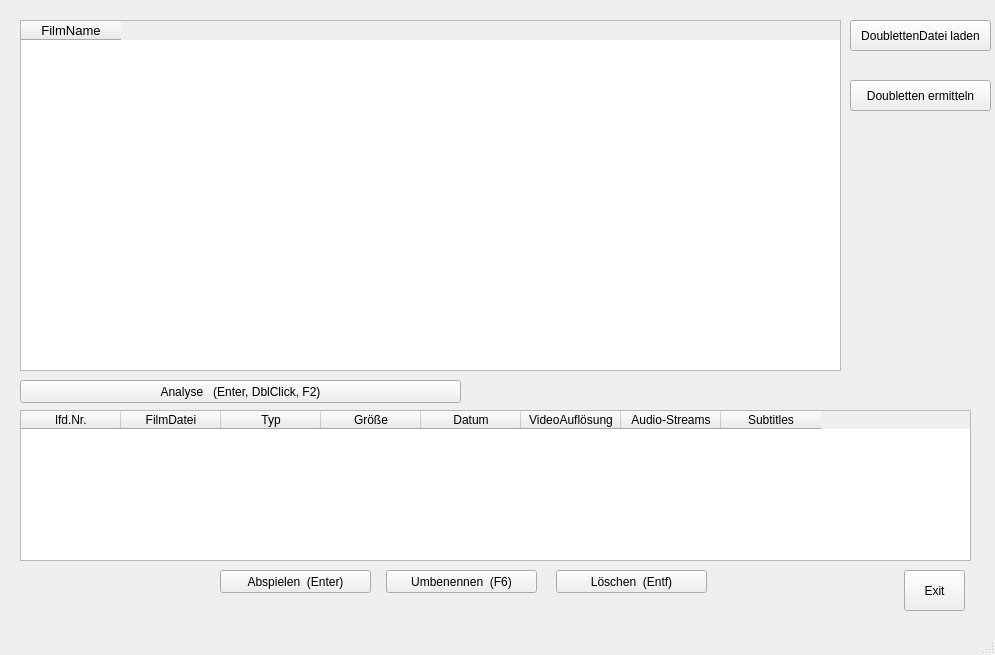
<?xml version="1.0" encoding="UTF-8"?>
<ui version="4.0">
 <class>MainWindow</class>
 <widget class="QMainWindow" name="MainWindow">
  <property name="geometry">
   <rect>
    <x>0</x>
    <y>0</y>
    <width>995</width>
    <height>655</height>
   </rect>
  </property>
  <property name="windowTitle">
   <string>doubleMan - Manage Doubletten</string>
  </property>
  <widget class="QWidget" name="centralwidget">
   <widget class="QTableWidget" name="tbl_fname">
    <property name="geometry">
     <rect>
      <x>20</x>
      <y>20</y>
      <width>821</width>
      <height>351</height>
     </rect>
    </property>
    <column>
     <property name="text">
      <string>FilmName</string>
     </property>
     <property name="font">
      <font>
       <pointsize>10</pointsize>
      </font>
     </property>
    </column>
   </widget>
   <widget class="QTableWidget" name="tbl_details">
    <property name="geometry">
     <rect>
      <x>20</x>
      <y>410</y>
      <width>951</width>
      <height>151</height>
     </rect>
    </property>
    <column>
     <property name="text">
      <string>lfd.Nr.</string>
     </property>
    </column>
    <column>
     <property name="text">
      <string>FilmDatei</string>
     </property>
    </column>
    <column>
     <property name="text">
      <string>Typ</string>
     </property>
    </column>
    <column>
     <property name="text">
      <string>Größe</string>
     </property>
    </column>
    <column>
     <property name="text">
      <string>Datum</string>
     </property>
    </column>
    <column>
     <property name="text">
      <string>VideoAuflösung</string>
     </property>
    </column>
    <column>
     <property name="text">
      <string>Audio-Streams</string>
     </property>
    </column>
    <column>
     <property name="text">
      <string>Subtitles</string>
     </property>
    </column>
   </widget>
   <widget class="QPushButton" name="btn_analyse">
    <property name="geometry">
     <rect>
      <x>20</x>
      <y>380</y>
      <width>441</width>
      <height>23</height>
     </rect>
    </property>
    <property name="text">
     <string>Analyse   (Enter, DblClick, F2)</string>
    </property>
   </widget>
   <widget class="QPushButton" name="btn_exit">
    <property name="geometry">
     <rect>
      <x>904</x>
      <y>570</y>
      <width>61</width>
      <height>41</height>
     </rect>
    </property>
    <property name="text">
     <string>Exit</string>
    </property>
   </widget>
   <widget class="QPushButton" name="btn_rename">
    <property name="geometry">
     <rect>
      <x>386</x>
      <y>570</y>
      <width>151</width>
      <height>23</height>
     </rect>
    </property>
    <property name="text">
     <string>Umbenennen  (F6)</string>
    </property>
   </widget>
   <widget class="QPushButton" name="btn_delete">
    <property name="geometry">
     <rect>
      <x>556</x>
      <y>570</y>
      <width>151</width>
      <height>23</height>
     </rect>
    </property>
    <property name="text">
     <string>Löschen  (Entf)</string>
    </property>
   </widget>
   <widget class="QPushButton" name="btn_show">
    <property name="geometry">
     <rect>
      <x>220</x>
      <y>570</y>
      <width>151</width>
      <height>23</height>
     </rect>
    </property>
    <property name="text">
     <string>Abspielen  (Enter)</string>
    </property>
   </widget>
   <widget class="QPushButton" name="btn_laden">
    <property name="geometry">
     <rect>
      <x>850</x>
      <y>20</y>
      <width>141</width>
      <height>31</height>
     </rect>
    </property>
    <property name="text">
     <string>DoublettenDatei laden</string>
    </property>
   </widget>
   <widget class="QPushButton" name="btn_erzeugen">
    <property name="geometry">
     <rect>
      <x>850</x>
      <y>80</y>
      <width>141</width>
      <height>31</height>
     </rect>
    </property>
    <property name="text">
     <string>Doubletten ermitteln</string>
    </property>
   </widget>
  </widget>
  <widget class="QMenuBar" name="menubar">
   <property name="geometry">
    <rect>
     <x>0</x>
     <y>0</y>
     <width>995</width>
     <height>21</height>
    </rect>
   </property>
  </widget>
  <widget class="QStatusBar" name="statusbar"/>
 </widget>
 <resources/>
 <connections/>
</ui>
